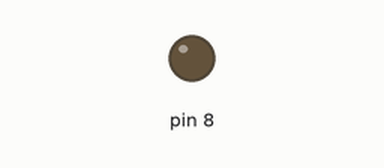
Simulated run of this sketch. Board: Arduino Uno, built with avr-gcc and run on an emulated ATmega328P. On the bench: output pins drawn as LEDs (lit = HIGH).

Above: at 0.1 s.
Timing chart, 0 to 1.6 s (numbered marks = the images above):
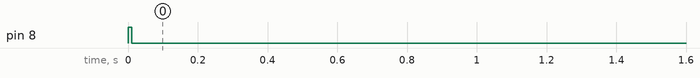

Measured:
- by itself, pin 8: LOW → HIGH at 0.00 s, → LOW 0.01 s later

The sketch:

potenciometro_frequencia_led.ino
```cpp
int lido = 0;
float escrito = 0, imp = 0, p =0;

void setup() {
  // put your setup code here, to run once:
  pinMode(8, OUTPUT);
  pinMode(A5, INPUT);
}

void loop() {
  // put your main code here, to run repeatedly:
  lido = analogRead(A5);
  escrito = map(lido, 0, 1023, 0, 100);
  p=20;

  imp = escrito/100;

  digitalWrite(8, HIGH);
  delay(imp*p);
  digitalWrite(8, LOW);
  delay(imp-(imp*p));
}
```
